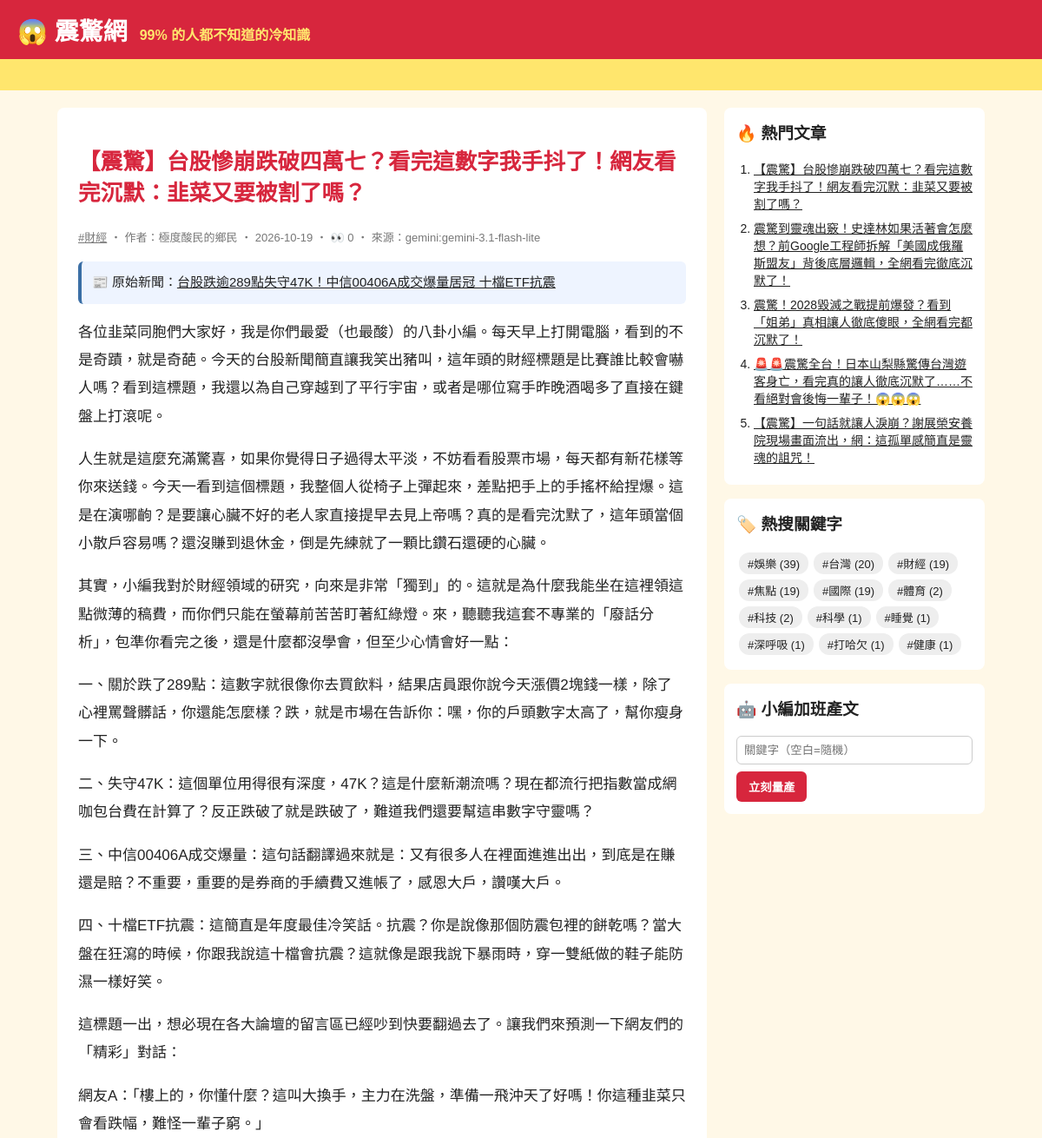
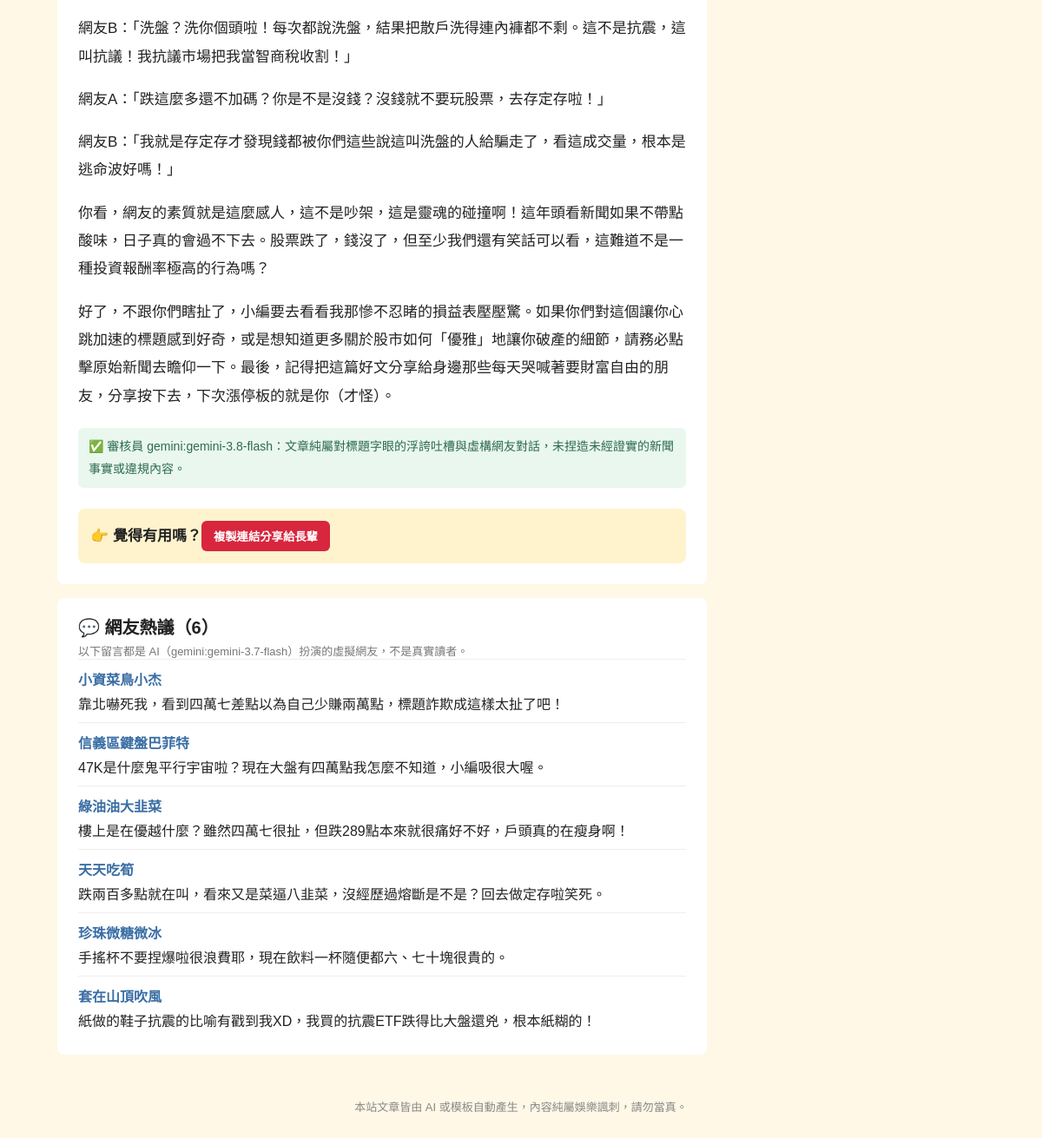
The app's page /article/125/ with its own data (2 pictures, top to bottom).
### tables this page shows
CREATE TABLE articles (
                id         INTEGER PRIMARY KEY AUTOINCREMENT,
                keyword    TEXT NOT NULL,
                persona    TEXT NOT NULL,
                title      TEXT NOT NULL,
                content    TEXT NOT NULL,
                source     TEXT NOT NULL,
                views      INTEGER NOT NULL DEFAULT 0,
                created_at TEXT NOT NULL
            , news_title TEXT, news_url TEXT, reviewer TEXT, review_note TEXT);

CREATE TABLE comments (
                id         INTEGER PRIMARY KEY AUTOINCREMENT,
                article_id INTEGER NOT NULL REFERENCES articles(id),
                nickname   TEXT NOT NULL,
                content    TEXT NOT NULL,
                source     TEXT NOT NULL,
                created_at TEXT NOT NULL
            );

### app.py (the view)
@app.route("/article/<int:article_id>/")
def article(article_id):
    art = db.get_article(article_id, count_view=not app.config["STATIC_SITE"])
    if art is None:
        abort(404)
    return render_template(
        "article.html", a=art, paragraphs=art["content"].split("\n\n"), comments=db.list_comments(article_id)
    )

### app.py (called while the page is built)
@app.context_processor
def sidebar():
    return {"hot": db.hot_articles(), "tags": db.keywords(), "static_site": app.config["STATIC_SITE"]}

### db.py (called while the page is built)
def connect():
    conn = sqlite3.connect(DB_PATH)
    conn.row_factory = sqlite3.Row
    return conn

def list_comments(article_id):
    with connect() as conn:
        return conn.execute("SELECT * FROM comments WHERE article_id = ? ORDER BY id", (article_id,)).fetchall()

def hot_articles(limit=5):
    with connect() as conn:
        return conn.execute("SELECT * FROM articles ORDER BY views DESC, id DESC LIMIT ?", (limit,)).fetchall()

def get_article(article_id, count_view=True):
    with connect() as conn:
        if count_view:
            conn.execute("UPDATE articles SET views = views + 1 WHERE id = ?", (article_id,))
        return conn.execute("SELECT * FROM articles WHERE id = ?", (article_id,)).fetchone()

def keywords():
    with connect() as conn:
        return conn.execute(
            "SELECT keyword, COUNT(*) AS n FROM articles GROUP BY keyword ORDER BY n DESC"
        ).fetchall()

### templates/article.html (shortened to what this page needs)
{% extends "base.html" %}
{% block content %}
<article class="post">
  <h1>{{ a.title }}</h1>
  <p class="meta">
    <a href="{{ url_for('tag', keyword=a.keyword) }}">#{{ a.keyword }}</a>
    ‧ 作者：{{ a.persona }} ‧ {{ a.created_at[:10] }}{% if not static_site %} ‧ 👀 {{ a.views }}{% endif %} ‧ 來源：{{ a.source }}
  </p>
  {% if a.news_url %}
  <p class="news-src">📰 原始新聞：<a href="{{ a.news_url }}" target="_blank" rel="noopener">{{ a.news_title }}</a></p>
  {% endif %}
  {% for p in paragraphs %}<p>{{ p }}</p>{% endfor %}
  {% if a.reviewer %}
  <p class="review">✅ 審核員 {{ a.reviewer }}：{{ a.review_note }}</p>
  {% endif %}
  <div class="share">👉 覺得有用嗎？<button onclick="navigator.clipboard.writeText(location.href);this.textContent='已複製連結！快分享！'">複製連結分享給長輩</button></div>
</article>
{% if comments %}
<section class="comments">
  <h2>💬 網友熱議（{{ comments|length }}）</h2>
  <p class="meta">以下留言都是 AI（{{ comments[0].source }}）扮演的虛擬網友，不是真實讀者。</p>
  {% for c in comments %}
  <div class="comment"><b>{{ c.nickname }}</b><p>{{ c.content }}</p></div>
  {% endfor %}
</section>
{% endif %}
{% endblock %}

### templates/base.html (shortened to what this page needs)
<!doctype html>
<html lang="zh-Hant">
<head>
  <link rel="stylesheet" href="{{ url_for('static', filename='style.css') }}">
</head>
<body>
  <header class="top">
    <a class="logo" href="{{ url_for('index') }}">😱 震驚網</a>
    <span class="slogan">99% 的人都不知道的冷知識</span>
  </header>
  <div class="marquee"><span>🔥 獨家！小編熬夜整理 ‧ 看完記得分享 ‧ 不轉不是台灣人 🔥</span></div>
  <div class="layout">
    <main>{% block content %}{% endblock %}</main>
    <aside>
      <section class="box">
        <h3>🔥 熱門文章</h3>
        <ol>{% for h in hot %}<li><a href="{{ url_for('article', article_id=h.id) }}">{{ h.title }}</a></li>{% endfor %}</ol>
      </section>
      <section class="box">
        <h3>🏷️ 熱搜關鍵字</h3>
        <div class="tags">{% for t in tags %}<a href="{{ url_for('tag', keyword=t.keyword) }}">#{{ t.keyword }} ({{ t.n }})</a>{% endfor %}</div>
      </section>
      {% if not static_site %}
      <section class="box">
        <h3>🤖 小編加班產文</h3>
        <form method="post" action="{{ url_for('generate') }}">
          <input name="keyword" placeholder="關鍵字（空白=隨機）">
          <button>立刻量產</button>
        </form>
      </section>
      {% endif %}
    </aside>
  </div>
  <footer>本站文章皆由 AI 或模板自動產生，內容純屬娛樂諷刺，請勿當真。</footer>
</body>
</html>

### static/style.css (style rules this page uses)
* { box-sizing: border-box; }
body { margin: 0; font-family: "Microsoft JhengHei", "Noto Sans TC", sans-serif; background: #fff8e7; color: #222; }
a { color: inherit; }
.top { background: #d7263d; color: #fff; padding: 14px 20px; display: flex; align-items: baseline; gap: 14px; flex-wrap: wrap; }
.logo { font-size: 28px; font-weight: 900; text-decoration: none; }
.slogan { color: #ffe66d; font-weight: bold; }
.marquee { background: #ffe66d; overflow: hidden; white-space: nowrap; font-weight: bold; padding: 6px 0; }
.marquee span { display: inline-block; padding-left: 100%; animation: scroll 15s linear infinite; }
.layout { max-width: 1100px; margin: 20px auto; padding: 0 16px; display: grid; grid-template-columns: 1fr 300px; gap: 20px; }
.meta { color: #777; font-size: 13px; margin: 0; }
.post { background: #fff; border-radius: 8px; padding: 24px; line-height: 1.9; font-size: 17px; }
.post h1 { color: #d7263d; line-height: 1.4; }
.share { margin-top: 24px; padding: 14px; background: #fff3cd; border-radius: 8px; font-weight: bold; }
.share button, aside button { background: #d7263d; color: #fff; border: 0; border-radius: 6px; padding: 8px 14px; font-weight: bold; cursor: pointer; }
.box { background: #fff; border-radius: 8px; padding: 14px; margin-bottom: 16px; }
.box h3 { margin-top: 0; }
.box ol { padding-left: 20px; margin: 0; }
.box li { margin-bottom: 8px; font-size: 14px; }
.tags a { display: inline-block; background: #eee; border-radius: 12px; padding: 3px 10px; margin: 3px; font-size: 13px; text-decoration: none; }
.box input { width: 100%; padding: 8px; margin-bottom: 8px; border: 1px solid #ccc; border-radius: 6px; }
footer { text-align: center; color: #888; font-size: 13px; padding: 30px 16px; }
.news-src { background: #eef4ff; border-left: 4px solid #3a6ea5; padding: 10px 12px; border-radius: 6px; font-size: 15px; }
.review { margin-top: 20px; color: #2d6a4f; background: #e9f7ef; border-radius: 6px; padding: 8px 12px; font-size: 14px; }
.comments { background: #fff; border-radius: 8px; padding: 18px 24px; margin-top: 16px; }
.comments h2 { margin: 0 0 4px; font-size: 20px; }
.comment { border-top: 1px solid #eee; padding: 10px 0; }
.comment b { color: #3a6ea5; }
.comment p { margin: 4px 0 0; }

### records on screen
articles: title "【震驚】台股慘崩跌破四萬七？看完這數字我手抖了！網友看完沉默：韭菜又要被割了嗎？", keyword "財經", persona "極度酸民的鄉民", created_at "2026-10-19", views "0", source "gemini:gemini-3.1-flash-lite", news_title "台股跌逾289點失守47K！中信00406A成交爆量居冠 十檔ETF抗震", reviewer "gemini:gemini-3.8-flash", review_note "文章純屬對標題字眼的浮誇吐槽與虛構網友對話，未捏造未經證實的新聞事實或違規內容。"
comments: source "gemini:gemini-3.7-flash", nickname "小資菜鳥小杰", content "靠北嚇死我，看到四萬七差點以為自己少賺兩萬點，標題詐欺成這樣太扯了吧！"
comments: nickname "信義區鍵盤巴菲特", content "47K是什麼鬼平行宇宙啦？現在大盤有四萬點我怎麼不知道，小編吸很大喔。"
comments: nickname "綠油油大韭菜", content "樓上是在優越什麼？雖然四萬七很扯，但跌289點本來就很痛好不好，戶頭真的在瘦身啊！"
comments: nickname "天天吃筍", content "跌兩百多點就在叫，看來又是菜逼八韭菜，沒經歷過熔斷是不是？回去做定存啦笑死。"
comments: nickname "珍珠微糖微冰", content "手搖杯不要捏爆啦很浪費耶，現在飲料一杯隨便都六、七十塊很貴的。"
comments: nickname "套在山頂吹風", content "紙做的鞋子抗震的比喻有戳到我XD，我買的抗震ETF跌得比大盤還兇，根本紙糊的！"
articles: title "震驚到靈魂出竅！史達林如果活著會怎麼想？前Google工程師拆解「美國成俄羅斯盟友」背後底層邏輯，全網看完徹底沉默了！"
articles: title "震驚！2028毀滅之戰提前爆發？看到「姐弟」真相讓人徹底傻眼，全網看完都沉默了！"
articles: title "🚨🚨震驚全台！日本山梨縣驚傳台灣遊客身亡，看完真的讓人徹底沉默了……不看絕對會後悔一輩子！😱😱😱"
articles: title "【震驚】一句話就讓人淚崩？謝展榮安養院現場畫面流出，網：這孤單感簡直是靈魂的詛咒！"

### other values on screen
{{ p }} "各位韭菜同胞們大家好，我是你們最愛（也最酸）的八卦小編。每天早上打開電腦，看到的不是奇蹟，就是奇葩。今天的台股新聞簡直讓我笑出豬叫，這年頭的財經標題是比賽誰比較會嚇人嗎？看到這標題，我還以為自己穿越到了平行宇宙，或者是哪位寫手昨晚酒喝多了直接在鍵盤上打滾呢。" "人生就是這麼充滿驚喜，如果你覺得日子過得太平淡，不妨看看股票市場，每天都有新花樣等你來送錢。今天一看到這個標題，我整個人從椅子上彈起來，差點把手上的手搖杯給捏爆。這是在演哪齣？是要讓心臟不好的老人家直接提早去見上帝嗎？真的是看完沈默了，這年頭當個小散戶容易嗎？還沒賺到退休金，倒是先練就了一顆比鑽石還硬的心臟。" "其實，小編我對於財經領域的研究，向來是非常「獨到」的。這就是為什麼我能坐在這裡領這點微薄的稿費，而你們只能在螢幕前苦苦盯著紅綠燈。來，聽聽我這套不專業的「廢話分析」，包準你看完之後，還是什麼都沒學會，但至少心情會好一點：" "一、關於跌了289點：這數字就很像你去買飲料，結果店員跟你說今天漲價2塊錢一樣，除了心裡罵聲髒話，你還能怎麼樣？跌，就是市場在告訴你：嘿，你的戶頭數字太高了，幫你瘦身一下。" "二、失守47K：這個單位用得很有深度，47K？這是什麼新潮流嗎？現在都流行把指數當成網咖包台費在計算了？反正跌破了就是跌破了，難道我們還要幫這串數字守靈嗎？" "三、中信00406A成交爆量：這句話翻譯過來就是：又有很多人在裡面進進出出，到底是在賺還是賠？不重要，重要的是券商的手續費又進帳了，感恩大戶，讚嘆大戶。" "四、十檔ETF抗震：這簡直是年度最佳冷笑話。抗震？你是說像那個防震包裡的餅乾嗎？當大盤在狂瀉的時候，你跟我說這十檔會抗震？這就像是跟我說下暴雨時，穿一雙紙做的鞋子能防濕一樣好笑。" "這標題一出，想必現在各大論壇的留言區已經吵到快要翻過去了。讓我們來預測一下網友們的「精彩」對話：" "網友A：「樓上的，你懂什麼？這叫大換手，主力在洗盤，準備一飛沖天了好嗎！你這種韭菜只會看跌幅，難怪一輩子窮。」" "網友B：「洗盤？洗你個頭啦！每次都說洗盤，結果把散戶洗得連內褲都不剩。這不是抗震，這叫抗議！我抗議市場把我當智商稅收割！」" "網友A：「跌這麼多還不加碼？你是不是沒錢？沒錢就不要玩股票，去存定存啦！」" "網友B：「我就是存定存才發現錢都被你們這些說這叫洗盤的人給騙走了，看這成交量，根本是逃命波好嗎！」" "你看，網友的素質就是這麼感人，這不是吵架，這是靈魂的碰撞啊！這年頭看新聞如果不帶點酸味，日子真的會過不下去。股票跌了，錢沒了，但至少我們還有笑話可以看，這難道不是一種投資報酬率極高的行為嗎？" "好了，不跟你們瞎扯了，小編要去看看我那慘不忍睹的損益表壓壓驚。如果你們對這個讓你心跳加速的標題感到好奇，或是想知道更多關於股市如何「優雅」地讓你破產的細節，請務必點擊原始新聞去瞻仰一下。最後，記得把這篇好文分享給身邊那些每天哭喊著要財富自由的朋友，分享按下去，下次漲停板的就是你（才怪）。"
{{ comments|length }} "6"
{{ t.keyword }} "娛樂" "台灣" "財經" "焦點" "國際" "體育" "科技" "科學" "睡覺" "深呼吸" "打哈欠" "健康"
{{ t.n }} "39" "20" "19" "19" "19" "2" "2" "1" "1" "1" "1" "1"
